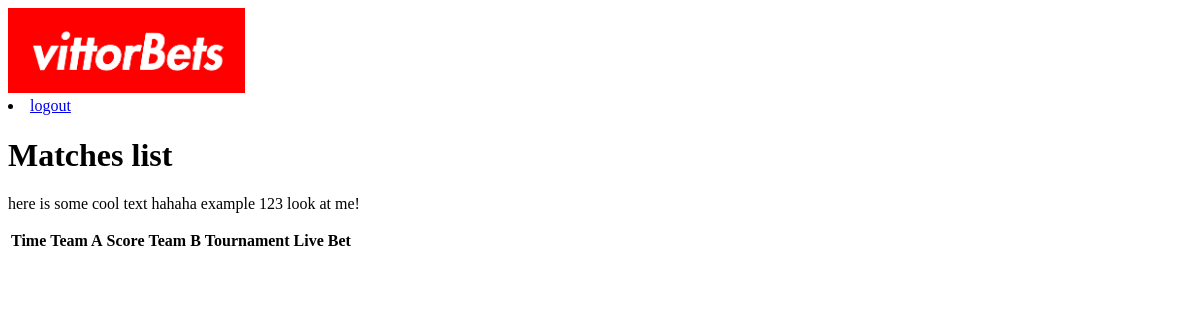
Before: / with the older database file.
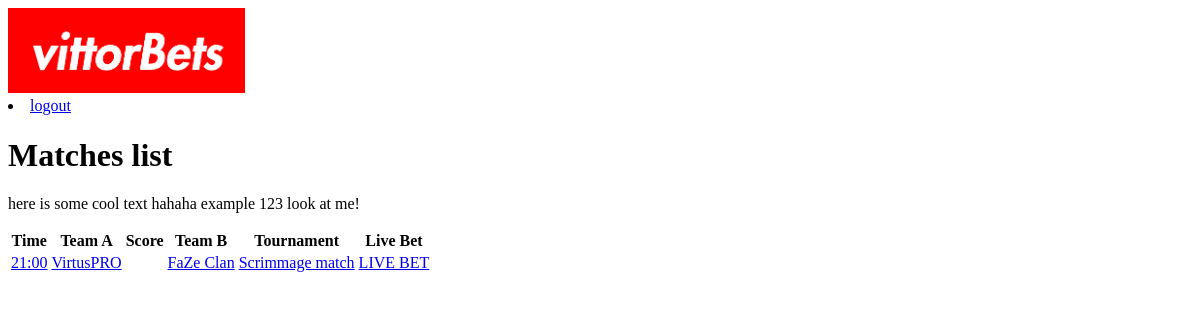
After: the same page with the newer database file.
### matches/models.py (models this page shows, shortened)
class Match(models.Model):
    team1 = models.ForeignKey('Team', on_delete=models.CASCADE, related_name='team1')
    team2 = models.ForeignKey('Team', on_delete=models.CASCADE, related_name='team2')
    score1 = models.PositiveIntegerField(default=0)
    score2 = models.PositiveIntegerField(default=0)
    game = models.CharField(max_length=100, choices=GAMES)
    date = models.DateTimeField(auto_now=False, auto_now_add=False)
    tournament = models.ForeignKey('Tournament', on_delete=models.CASCADE) #aggiungere default
    stream = models.URLField(max_length=300)
    def get_hour(self):
        return self.date.strftime("%H:%M")

class Team(models.Model):
    name = models.CharField(max_length=100)
    date_founded = models.DateTimeField(auto_now=False, auto_now_add=False)
    def __str__(self):
        return self.name

class Tournament(models.Model):
    name = models.CharField(max_length=100)
    start_date = models.DateTimeField(auto_now=False, auto_now_add=False)
    teams = models.ManyToManyField(Team)

### matches/views.py (the view)
# urls.py: path('', views.homepage_view, name='index',)
def homepage_view(request):
    today_min = datetime.datetime.combine(datetime.date.today(), datetime.time.min, tzinfo=pytz.UTC)
    today_max = datetime.datetime.combine(datetime.date.today(), datetime.time.max, tzinfo=pytz.UTC)
    match_list = Match.objects.all().filter(date__range=(today_min, today_max))
    return render(request, 'matches/index.html', {'match_list': match_list})

### matches/templates/matches/index.html
{% extends 'base_layout.html' %}
{% block content %}
<h1>Matches list</h1>
<p>here is some cool text hahaha example 123 look at me!</p>
<table class="matches-table" border="0px" >
    <thead>
      <th>Time</th>
      <th>Team A</th>
      <th>Score</th>
      <th>Team B</th>
      <th>Tournament</th>
      <th>Live Bet</th>
    </thead>
  {% for match in match_list %}
    <tr>
      <td><a href="#">{{ match.get_hour }}</a></td>
      <td><a href="#">{{ match.team1 }}</a></td>
      <td>{{ team.get_score }}</td>
      <td><a href="#">{{ match.team2 }}</a></td>
      <td><a href="#">{{ match.tournament.name }}</a></td>
      <td><a href="#">LIVE BET</a></td>
    </tr>
  {% endfor %}
</table>
{% endblock %}

### templates/base_layout.html (shortened to what this page needs)
{% load static from staticfiles %}
<!DOCTYPE html>
<html lang="en" dir="ltr">
  <head>
    <link rel="stylesheet" href="{% static 'styles.css' %}">
  </head>
  <body>
    <div class="upper-logo">
      <img src="{% static 'logo.png' %}" alt="Vittoronebets" height="20%" width="20%">
    </div>
    <div class="navbar">
      <nav>
        <li><a href="{% url 'accounts:logout' %}">logout</a></li>
      </nav>
    </div>
    <div class="wrapper">
      {% block content %}
      {% endblock %}
    </div>
  </body>
</html>

### assets/styles.css (style rules this page uses)
body { background-color: white; }
body * { font-family: Futura; }

Changed rows visible on the page:
added Match: get_hour "21:00", team1 "VirtusPRO", team2 "FaZe Clan", tournament.name "Scrimmage match"
